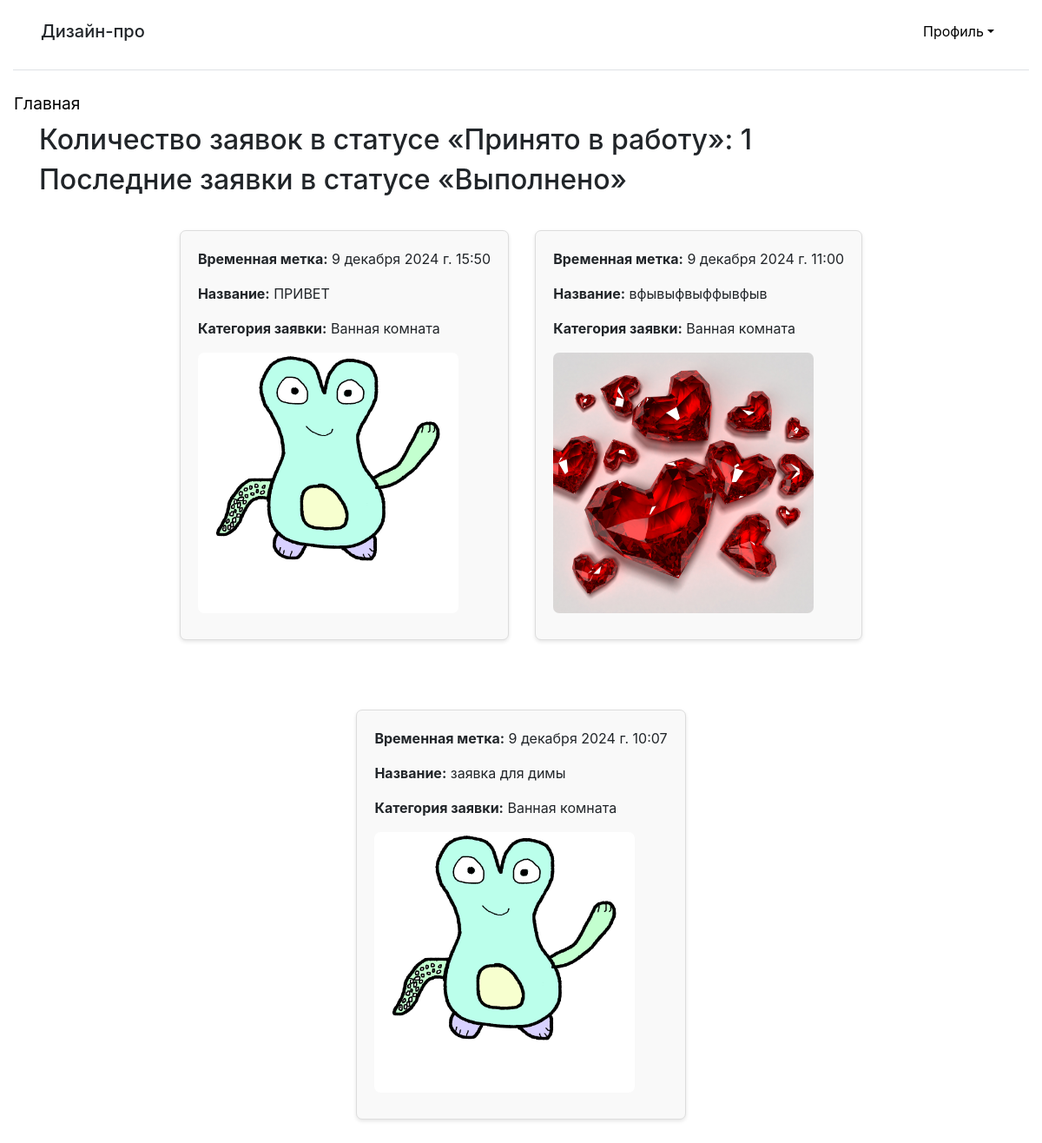
The app's page / (signed in) with its own data.
### main/models.py (models this page shows, shortened)
class CreateRequest(models.Model):
    STATUS_CHOICES = (
        ('new', 'Новая'),
        ('in_progress', 'Принято в работу'),
        ('completed', 'Выполнено'),
    )
    user = models.ForeignKey(AdvUser, on_delete=models.CASCADE, verbose_name='Пользователь')
    title = models.CharField(max_length=200, verbose_name='Название')
    description = models.TextField(verbose_name='Описание')
    category = models.ForeignKey(Category, on_delete=models.CASCADE, verbose_name='Категория')
    photo = models.ImageField(upload_to='photos/%Y/%m/%d/', verbose_name='Фото помещения', blank=True, null=True)
    timestamp = models.DateTimeField(auto_now_add=True, verbose_name='Временная метка')
    status = models.CharField(max_length=20, choices=STATUS_CHOICES, default='new', verbose_name='Статус')
    design_image = models.ImageField(upload_to='designs/%Y/%m/%d/', verbose_name='Изображение дизайна', blank=True,null=True)
    comment = models.TextField(verbose_name='Комментарий', blank=True, null=True)

class Category(models.Model):
    name = models.CharField(max_length=100, verbose_name='Категория', unique=True)
    def __str__(self):
        return self.name

### main/views.py (the view)
# urls.py: path('', index, name='index'),
def index(request):
    completed_requests = CreateRequest.objects.filter(status='completed').order_by('-timestamp')[:4]
    in_progress_count = CreateRequest.objects.filter(status='in_progress').count()
    context = {
        'completed_requests': completed_requests,
        'in_progress_count': in_progress_count,
    }
    return render(request, 'main/index.html', context)

### main/templates/main/index.html (shortened to what this page needs)
{% extends "layout/basic.html" %}
{% load static %}
{% block content %}
<h2>Количество заявок в статусе «Принято в работу»: {{ in_progress_count }}</h2>
<h2>Последние заявки в статусе «Выполнено»</h2>
<ul style="display: flex; flex-wrap: wrap; justify-content: center; gap: 30px; list-style-type: none; padding: 0;">
    {% for request in completed_requests %}
        <li style="max-width: 400px; background-color: #f9f9f9; border: 1px solid #ddd; border-radius: 7px; margin-top: 30px; padding: 20px; margin-bottom: 20px; box-shadow: 0 2px 4px rgba(0, 0, 0, 0.1);">
            <p><strong>Временная метка:</strong> {{ request.timestamp }}</p>
            <p><strong>Название:</strong> {{ request.title }}</p>
            <p><strong>Категория заявки:</strong> {{ request.category }}</p>
            {% if request.photo %}
                <div class="request-photo-container">
                    <img src="{{ request.photo.url }}" alt="{{ request.title }}" style="max-width: 300px; max-height: 400px; border-radius: 7px; margin-bottom: 10px;" class="request-photo" data-design-image="{% if request.design_image %}{{ request.design_image.url }}{% endif %}">
                </div>
            {% endif %}
        </li>
    {% endfor %}
</ul>
{% endblock %}

### records on screen
CreateRequest: timestamp "9 декабря 2024 г. 15:50", title "ПРИВЕТ", category "Ванная комната", photo (picture)
CreateRequest: timestamp "9 декабря 2024 г. 11:00", title "вфывыфвыффывфыв", category "Ванная комната", photo (picture)
CreateRequest: timestamp "9 декабря 2024 г. 10:07", title "заявка для димы", category "Ванная комната", photo (picture)

### other values on screen
{{ in_progress_count }} "1"
